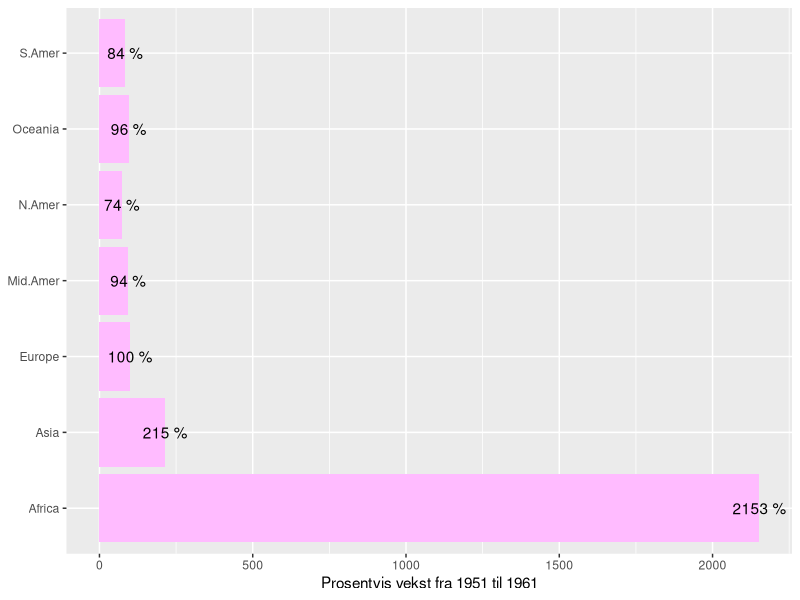

Recreate this plot in R.
#Lage stolpediagram som viser prosentvis vekst

library(ggplot2)
library(dplyr)
library(tidyr)

phones_1951 <- WorldPhones["1951", ]
phones_1961 <- WorldPhones["1961", ]

growth_data <- data.frame(
  region = colnames(WorldPhones),
  growth_prosent = (phones_1961 - phones_1951) / phones_1951 * 100
)

ggplot(growth_data, aes(x = growth_prosent, y = region)) +
  geom_col(fill = "plum1") +
  geom_text(aes(label = paste0(round(growth_prosent), " %"))) +
  labs(x = "Prosentvis vekst fra 1951 til 1961", y = NULL)
